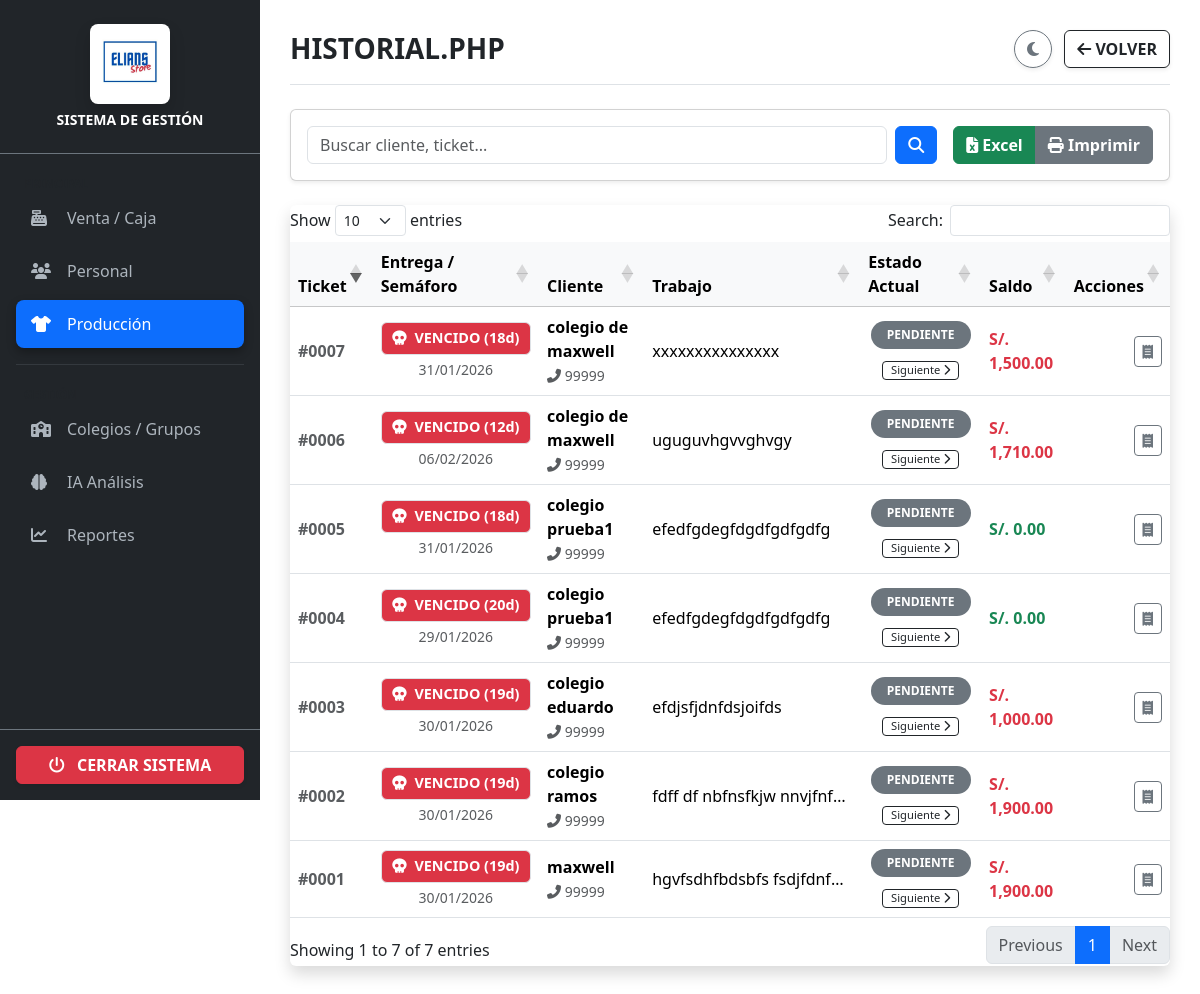
The page /historial.php on the database its author committed.
### tables this page shows
CREATE TABLE `pedidos` (
  `id` int(11) NOT NULL AUTO_INCREMENT,
  `cliente_nombre` varchar(100) NOT NULL,
  `cliente_telefono` varchar(20) DEFAULT NULL,
  `cliente_email` varchar(255) DEFAULT NULL,
  `cliente_direccion` varchar(255) DEFAULT NULL,
  `descripcion` text NOT NULL,
  `costo_total` decimal(10,2) NOT NULL,
  `a_cuenta` decimal(10,2) DEFAULT '0.00',
  `saldo` decimal(10,2) GENERATED ALWAYS AS ((`costo_total` - `a_cuenta`)) STORED,
  `fecha_recepcion` datetime DEFAULT CURRENT_TIMESTAMP,
  `fecha_entrega` date NOT NULL,
  `estado` varchar(50) DEFAULT 'Pendiente',
  PRIMARY KEY (`id`)
);

### historial.php (the view, shortened to what this page needs)
<?php
require_once 'conexion.php';
$where = ""; $params = [];
$pedidos = $conn->prepare("SELECT * FROM pedidos $where ORDER BY fecha_entrega ASC");
$pedidos->execute($params);
$lista_pedidos = $pedidos->fetchAll(PDO::FETCH_ASSOC);
require_once 'encabezado.php';
?>
    <div class="card shadow-sm mb-4">
        <div class="card-body d-flex flex-wrap gap-3 justify-content-between align-items-center">
            <form class="d-flex flex-grow-1" method="GET">
                <input class="form-control me-2" type="search" name="q" placeholder="Buscar cliente, ticket..." value="<?php echo isset($_GET['q'])?$_GET['q']:''; ?>">
                <button class="btn btn-primary" type="submit"><i class="fas fa-search"></i></button>
            </form>
            <div class="btn-group">
                <a href="exportar_excel.php" class="btn btn-success fw-bold"><i class="fas fa-file-excel"></i> Excel</a>
                <button onclick="window.print()" class="btn btn-secondary fw-bold"><i class="fas fa-print"></i> Imprimir</button>
            </div>
        </div>
    </div>
    <div class="card shadow border-0">
        <div class="table-responsive">
            <table class="table table-hover align-middle mb-0">
                <thead class="table-light">
                <tr>
                    <th>Ticket</th>
                    <th>Entrega / Semáforo</th> <th>Cliente</th>
                    <th>Trabajo</th>
                    <th>Estado Actual</th>
                    <th>Saldo</th>
                    <th class="text-end no-print">Acciones</th>
                </tr>
                </thead>
                <tbody>
                <?php foreach($lista_pedidos as $p):
                    $fecha_entrega = new DateTime($p['fecha_entrega']);
                    $hoy = new DateTime();
                    $hoy->setTime(0,0,0);
                    $fecha_entrega->setTime(0,0,0);
                    $diferencia = $hoy->diff($fecha_entrega);
                    $dias_restantes = (int)$diferencia->format('%r%a');
                    if ($p['estado'] == 'Entregado') {
                        $clase_semaforo = "bg-primary bg-opacity-10 text-primary border-primary";
                        $texto_semaforo = "ENTREGADO";
                        $icono_semaforo = "fa-check-circle";
                    } elseif ($dias_restantes < 0) {
                        $clase_semaforo = "bg-danger text-white animate-pulse";
                        $texto_semaforo = "VENCIDO (" . abs($dias_restantes) . "d)";
                        $icono_semaforo = "fa-skull";
                    } elseif ($dias_restantes == 0) {
                        $clase_semaforo = "bg-danger text-white border-danger";
                        $texto_semaforo = "¡ENTREGA HOY!";
                        $icono_semaforo = "fa-exclamation-circle";
                    } elseif ($dias_restantes <= 2) {
                        $clase_semaforo = "bg-warning text-dark border-warning";
                        $texto_semaforo = "Pronto ($dias_restantes d)";
                        $icono_semaforo = "fa-clock";
                    } else {
                        $clase_semaforo = "bg-success bg-opacity-10 text-success border-success";
                        $texto_semaforo = "A tiempo ($dias_restantes d)";
                        $icono_semaforo = "fa-calendar-check";
                    }
                    ?>
                    <tr>
                        <td class="fw-bold text-muted">#<?php echo str_pad($p['id'], 4, "0", STR_PAD_LEFT); ?></td>
                        <td>
                            <div class="d-flex flex-column">
                                <span class="badge <?php echo $clase_semaforo; ?> p-2 border" style="font-size: 0.9rem;">
                                    <i class="fas <?php echo $icono_semaforo; ?> me-1"></i> <?php echo $texto_semaforo; ?>
                                </span>
                                <small class="text-muted mt-1 text-center">
                                    <?php echo date("d/m/Y", strtotime($p['fecha_entrega'])); ?>
                                </small>
                            </div>
                        </td>
                        <td>
                            <div class="fw-bold"><?php echo $p['cliente_nombre']; ?></div>
                            <small class="text-muted"><i class="fas fa-phone-alt"></i> <?php echo $p['cliente_telefono']; ?></small>
                        </td>
                        <td>
                            <div class="text-truncate" style="max-width: 200px;" title="<?php echo $p['descripcion']; ?>">
                                <?php echo $p['descripcion']; ?>
                            </div>
                        </td>
                        <td class="text-center">
                            <span class="badge bg-secondary rounded-pill px-3 py-2">
                                <?php echo strtoupper($p['estado']); ?>
                            </span>
                            <?php if($p['estado'] != 'Entregado'): ?>
                                <div class="mt-2 no-print">
                                    <a href="historial.php?accion=avanzar&id=<?php echo $p['id']; ?>" class="btn btn-outline-dark btn-sm py-0" style="font-size: 0.7rem;" title="Avanzar etapa">
                                        Siguiente <i class="fas fa-chevron-right"></i>
                                    </a>
                                </div>
                            <?php endif; ?>
                        </td>
                        <td class="fw-bold <?php echo ($p['costo_total'] - $p['a_cuenta']) > 0 ? 'text-danger' : 'text-success'; ?>">
                            S/. <?php echo number_format($p['costo_total'] - $p['a_cuenta'], 2); ?>
                        </td>
                        <td class="text-end no-print">
                            <div class="btn-group">
                                <a href="generar_ticket.php?id=<?php echo $p['id']; ?>" class="btn btn-outline-secondary btn-sm" target="_blank" title="Ticket"><i class="fas fa-receipt"></i></a>
                            </div>
                        </td>
                    </tr>
                <?php endforeach; ?>
                </tbody>
            </table>
        </div>
    </div>
<?php require_once 'pie.php'; ?>

### encabezado.php (style rules this page uses)
body, .card, .sidebar, .main-content { transition: background-color 0.3s, color 0.3s; }

### historial.php (style rules this page uses)
.animate-pulse { animation: pulse-red 2s infinite; }

### rows shown on the page
pedidos: id "0004", fecha_entrega "VENCIDO (20d)", fecha_entrega "29/01/2026", cliente_nombre "colegio prueba1", cliente_telefono "99999", descripcion "efedfgdegfdgdfgdfgdfg", estado "PENDIENTE", $p['costo_total'] - $p['a_cuenta'] "0.00"
pedidos: id "0001", fecha_entrega "VENCIDO (19d)", fecha_entrega "30/01/2026", cliente_nombre "maxwell", cliente_telefono "99999", descripcion "hgvfsdhfbdsbfs fsdjfdnf…", estado "PENDIENTE", $p['costo_total'] - $p['a_cuenta'] "1,900.00"
pedidos: id "0002", fecha_entrega "VENCIDO (19d)", fecha_entrega "30/01/2026", cliente_nombre "colegio ramos", cliente_telefono "99999", descripcion "fdff df nbfnsfkjw nnvjfnf…", estado "PENDIENTE", $p['costo_total'] - $p['a_cuenta'] "1,900.00"
pedidos: id "0003", fecha_entrega "VENCIDO (19d)", fecha_entrega "30/01/2026", cliente_nombre "colegio eduardo", cliente_telefono "99999", descripcion "efdjsfjdnfdsjoifds", estado "PENDIENTE", $p['costo_total'] - $p['a_cuenta'] "1,000.00"
pedidos: id "0005", fecha_entrega "VENCIDO (18d)", fecha_entrega "31/01/2026", cliente_nombre "colegio prueba1", cliente_telefono "99999", descripcion "efedfgdegfdgdfgdfgdfg", estado "PENDIENTE", $p['costo_total'] - $p['a_cuenta'] "0.00"
pedidos: id "0007", fecha_entrega "VENCIDO (18d)", fecha_entrega "31/01/2026", cliente_nombre "colegio de maxwell", cliente_telefono "99999", descripcion "xxxxxxxxxxxxxxx", estado "PENDIENTE", $p['costo_total'] - $p['a_cuenta'] "1,500.00"
pedidos: id "0006", fecha_entrega "VENCIDO (12d)", fecha_entrega "06/02/2026", cliente_nombre "colegio de maxwell", cliente_telefono "99999", descripcion "uguguvhgvvghvgy", estado "PENDIENTE", $p['costo_total'] - $p['a_cuenta'] "1,710.00"

### other values the page prints
str_replace(['.php','_'], ['',' '], strtoupper($pagina_actual)) "HISTORIAL.PHP"
